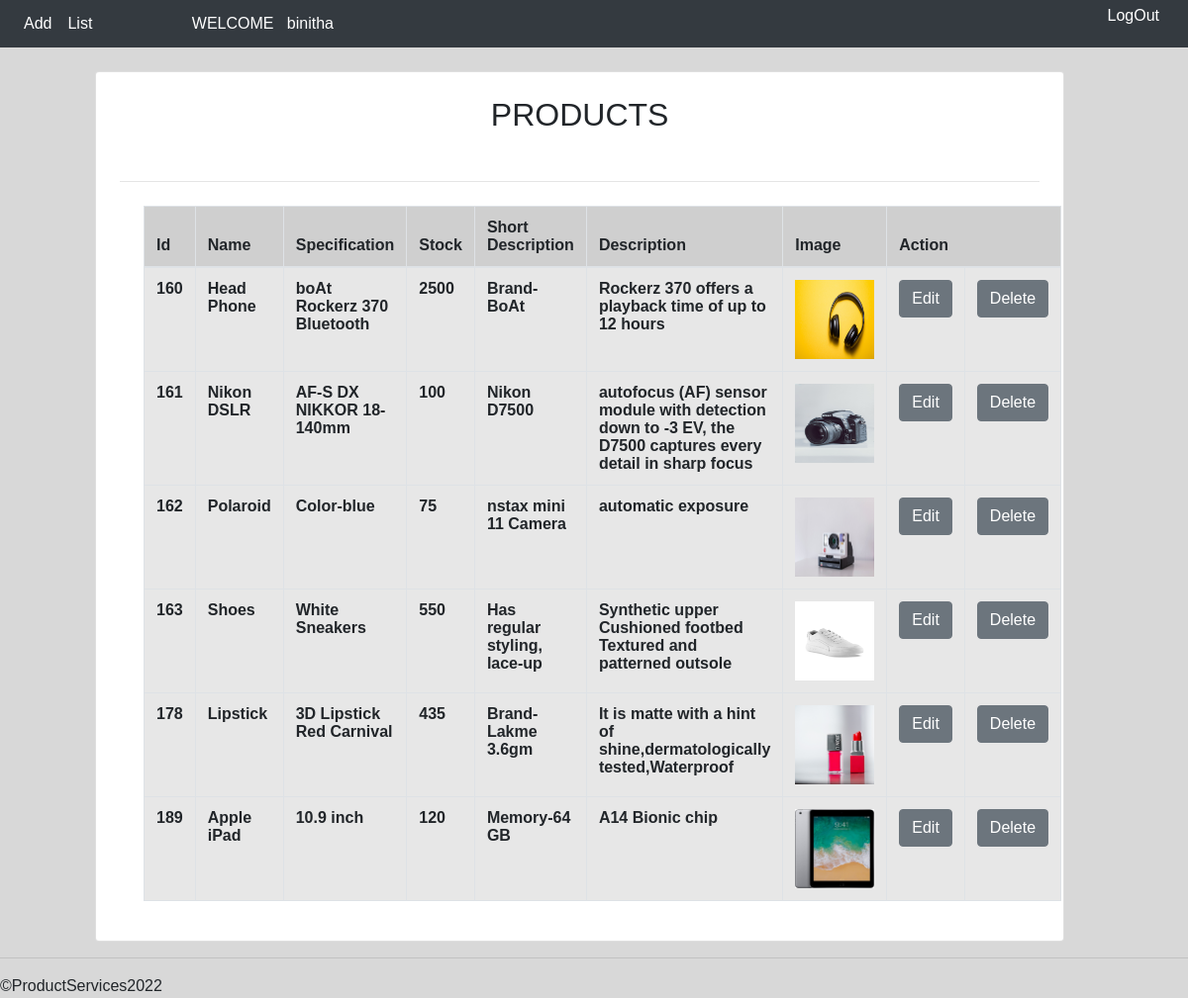
Page /productList.php (signed in) on the committed database.
### tables this page shows
CREATE TABLE `Products` (
  `id` int UNSIGNED NOT NULL,
  `productname` varchar(30) NOT NULL,
  `specifications` varchar(50) NOT NULL,
  `stock` int NOT NULL,
  `shortdescription` varchar(50) NOT NULL,
  `description` varchar(150) DEFAULT NULL
);

CREATE TABLE `ProductImages` (
  `id` int NOT NULL,
  `productId` int UNSIGNED NOT NULL,
  `fileName` varchar(255) DEFAULT NULL
);

### productList.php (the view, shortened to what this page needs)
<html>
<head>
    <link rel="stylesheet" href="https://stackpath.bootstrapcdn.com/bootstrap/4.3.1/css/bootstrap.min.css">
    <link href="https://cdnjs.cloudflare.com/ajax/libs/toastr.js/2.0.1/css/toastr.css" rel="stylesheet" />
</head>
<header>
<nav class="navbar navbar-expand-sm bg-dark text-white  fixed-top " style="height: 48px;">
  <div class="collapse navbar-collapse" id="navbarText">
    <ul class="navbar-nav mr-auto">
      <li class="nav-item active">
        <a class="nav-link text-white" href="demoProducts.php">Add<span class="sr-only">(current)</span></a>
      </li>
      <li class="nav-item active">
        <a class="nav-link text-white" href="productList.php">List</a>
      </li>
      <li class="nav-item active">
        <a class="nav-link text-white"> WELCOME &nbsp; <?php echo $_SESSION['Name']; ?></a>
      </li>
    </ul>
    <span class="navbar-text">
    <form method="POST">
                <input type="submit" name="logout" value="LogOut"
                class='btn btn-outline-dark btn-xs me-3 text-white  ml-3 '>
            </form>
    </span>
  </div>
</nav>
</header>
</head>
<br>
<body style="background-color: rgb(216, 216, 216);
    align-items: center; font-family: 'Trebuchet MS', 'Lucida Sans Unicode', 'Lucida Grande', 'Lucida Sans', Arial, sans-serif;
    ">
    <div class="ml-5 " style="align-items:center;">
        <div class="card ml-5 mt-5 p-4" style="width: 85%; ">
            <div style="align-self: center;">
                <h2>
                    PRODUCTS
                </h2>
            </div>
            <br>
            <hr>
            <?php
            $servername = "localhost";
            $username = "binitha";
            $password = "Bini@1997";
            $dbname = "productDb";
            $conn = new mysqli($servername, $username, $password, $dbname);
            $sql = "SELECT * FROM Products";
            $result = $conn->query($sql);
            $sql1 = "SELECT * FROM ProductImages";
            $result1 = $conn->query($sql1);
            if ($result->num_rows > 0 && $result1->num_rows > 0) {
                echo "
    <table class='table table-bordered
    table-hover
    ml-4 mt-2 table-active' style='width: 95%'>
    <thead class='table-lg' style='background-color: #cfcfcf'>
      <tr>
        <th scope='col'>Id</th>
        <th scope='col'>Name</th>
        <th scope='col'>Specification</th>
        <th scope='col'>Stock</th>
        <th scope='col'>Short Description</th>
        <th scope='col'>Description</th>
        <th scope='col'>Image</th>
        <th scope='col' colspan='2'>Action</th>
      </tr>
    </thead>
    <tbody class='table' style='background-color: #e7e7e7'>
        ";
                while ($row = $result->fetch_assoc()) {
                    $id = $row["id"];
                    $sql2 = "SELECT fileName FROM ProductImages
      WHERE productId=$id";
                    $result1 = $conn->query($sql2);
                    $file = $result1->fetch_assoc();
                    echo "<tr><th scope='col'>{$row["id"]}</th>
    <th scope='col'>{$row["productname"]}</th>
    <th scope='col'>{$row["specifications"]}</th>
    <th scope='col'>{$row["stock"]}</th>
    <th scope='col'>{$row["shortdescription"]}</th>
    <th scope='col'>{$row["description"]}</th>
   <th>
    <img src=\"Images/{$file["fileName"]}\" height=\"80px\" width=\"80px;\">
	</th>
    <th scope='col'>
    <form method='POST' >
    <input type=hidden name=id value=" . $row["id"] . " >
    <input type=submit value=Edit name=edit
    class='btn btn-secondary btn-xs me-3 text-black'
    >
    </form>
    </th>
    <th scope='col'>
    <form method='POST'>
    <input type=hidden name=id value=" . $row["id"] . " >
    <input type=submit value=Delete name=delete
    class='btn btn-secondary btn-xs me-3 text-black'
    onclick=\"return confirm('Are you sure you want to delete?')\"
    >
    </form>
    </th>
</tr>
";
                }
            } else {
                echo "0 results";
            }
            echo "</tbody>
</table>";
            ?>
        </div>
    </div>
    <hr />
    <div class="footer">©ProductServices2022</div>
</body>
</html>

### rows in the picture
products: id "160", productname "Head Phone", specifications "boAt Rockerz 370 Bluetooth", stock "2500", shortdescription "Brand-BoAt", description "Rockerz 370 offers a playback time of up to 12 hours", productimages.fileName (picture)
products: id "161", productname "Nikon DSLR", specifications "AF-S DX NIKKOR 18-140mm", stock "100", shortdescription "Nikon D7500", description "autofocus (AF) sensor module with detection down to -3 EV, the D7500 captures every detail in sharp focus", productimages.fileName (picture)
products: id "162", productname "Polaroid", specifications "Color-blue", stock "75", shortdescription "nstax mini 11 Camera", description "automatic exposure", productimages.fileName (picture)
products: id "163", productname "Shoes", specifications "White Sneakers", stock "550", shortdescription "Has regular styling, lace-up", description "Synthetic upper Cushioned footbed Textured and patterned outsole", productimages.fileName (picture)
products: id "178", productname "Lipstick", specifications "3D Lipstick Red Carnival", stock "435", shortdescription "Brand-Lakme 3.6gm", description "It is matte with a hint of shine,dermatologically tested,Waterproof", productimages.fileName (picture)
products: id "189", productname "Apple iPad", specifications "10.9 inch", stock "120", shortdescription "Memory-64 GB", description "A14 Bionic chip", productimages.fileName (picture)

### other values in the picture
$_SESSION['Name'] "binitha"
